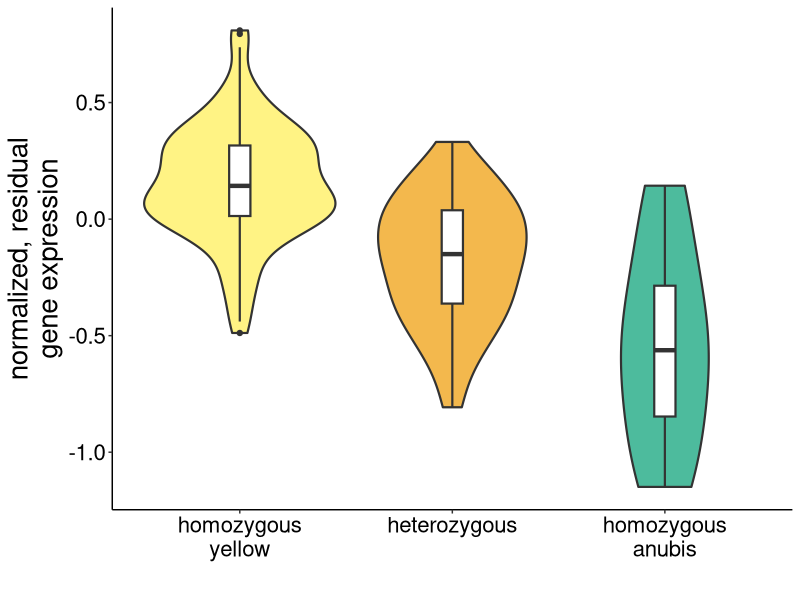
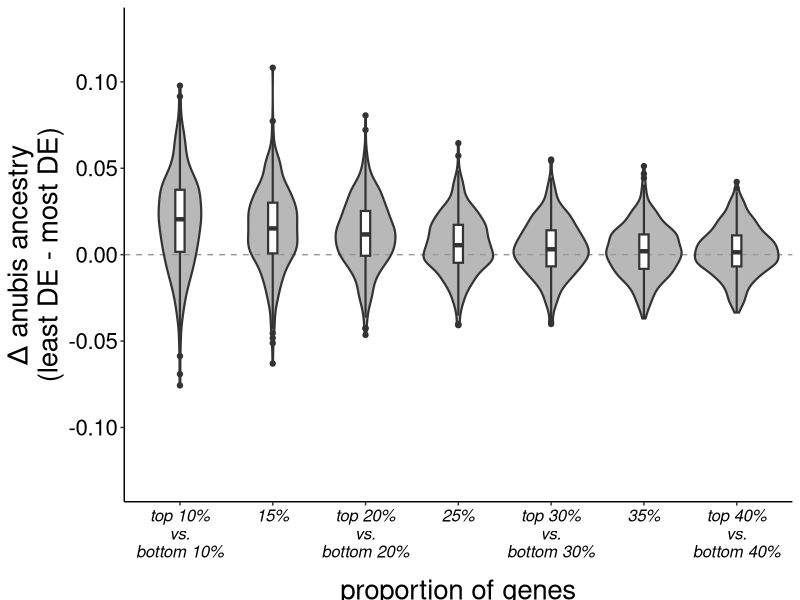
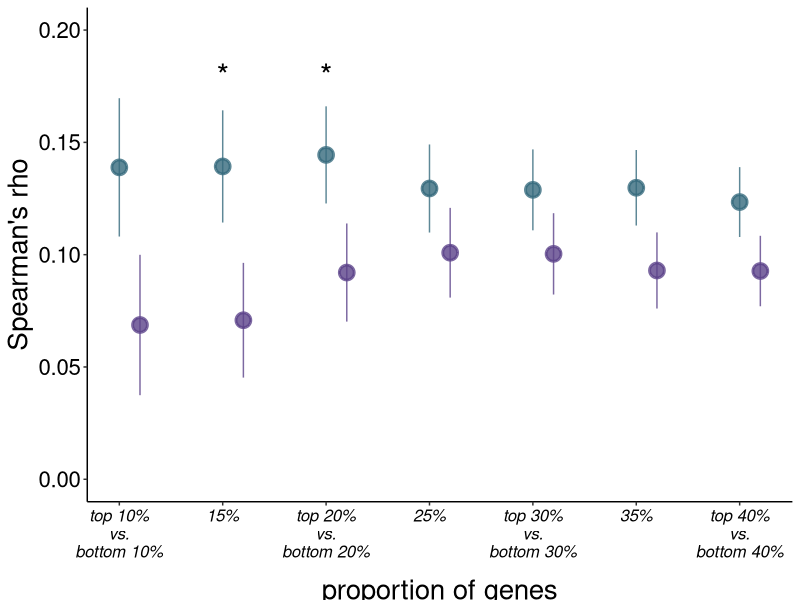

The R source for these figures, in order:
# Script for recreating figure 4A, 4B, and 4C
# Note that the cartoon gene expression drawings beneath 4A and cartoon distribution in 4C were created in Keynote 8.1

# Load R libraries
library(ggplot2)

#############################################################################################################################
# Figure 4A
#############################################################################################################################

# Load Figure 4A results

# main panel
gene <- read.table("./RESULTS/fig4_example_gene.txt", header=T) # example gene MRPL2

ggplot(gene) + 
  geom_violin(aes(x=as.factor(nearest_state), y=expression, fill=as.factor(nearest_state)), alpha=0.7, size=0.75) + 
  geom_boxplot(aes(x=as.factor(nearest_state), y=expression), width=0.1, size=0.75) + 
  scale_fill_manual(values=c("#FFED4F", "orange2", "#009E73")) + 
  scale_x_discrete(name="", labels=c("0" = "homozygous\nyellow", "1" = "heterozygous", "2" = "homozygous\nanubis")) + scale_y_continuous(name="normalized, residual\ngene expression") +
  theme_classic() + theme(legend.position = "none", axis.text = element_text(colour = "black"), text=element_text(size=20)) -> a

ggsave("fig4A_main.png")

# inset is produced based on a qq plot using all permutations. Code and data are not provided here due to memory constraints, but it is included when running r05.mash_linear_models.R

#############################################################################################################################
# Figure 4B
#############################################################################################################################
reduction <- read.table("./RESULTS/reduced_ancestry_in_DE_genes_per_individual.txt", header=T)
colnames(reduction) <- c('qqq', 't_data')

ggplot(data=reduction, aes(x=as.factor(qqq), y=t_data, group=qqq)) +
  geom_hline(yintercept=0, linetype="dashed", color="grey60") +
  geom_violin(alpha=0.7, size=0.75, fill="grey60") + 
  geom_boxplot(width=0.1, size=0.75) +
  scale_x_discrete(name="proportion of genes", 
                   labels=c("0.1" = "top 10%\nvs.\nbottom 10%", "0.15" = "15%", "0.2" = "top 20%\nvs.\nbottom 20%", "0.25" = "25%","0.3" = "top 30%\nvs.\nbottom 30%", "0.35" = "35%","0.4" = "top 40%\nvs.\nbottom 40%")) + 
  scale_y_continuous(name="\u0394 anubis ancestry\n(least DE - most DE)", limits=c(-0.13, 0.13))  +  
  theme_classic() +  theme(text=element_text(size=20), axis.text = element_text(color="black"), axis.text.x = element_text(face="italic", size=12), axis.title.x=element_text(vjust=-1))  -> b 

ggsave("fig4B.png")

#############################
# Figure 4C
#############################################################################################################################

# Load Figure 4C results
results <- read.table("./RESULTS/bootstrap_rho_results.txt", header=T)

# Quantiles to add asterisks to
subset(results, bootstrap_pval<0.05)$quantile
# 0.15 0.20

# Plot rho plus/minus SD
ggplot(data=results) +
  geom_pointrange(aes(x=quantile, y=rho_DE, ymin=rho_DE - sd_DE, ymax=rho_DE + sd_DE), fill="#366B7D", color="#366B7D",alpha=0.8, size=1, shape=21, stroke=1.5) +
  geom_pointrange(aes(x=quantile+0.01, y=rho_nDE, ymin=rho_nDE -  sd_nDE, ymax=rho_nDE + sd_nDE), fill="#5C438A", color="#5C438A",alpha=0.8, size=1, shape=21, stroke=1.5) +
  scale_x_continuous(name="proportion of genes", labels=c("0.1" = "top 10%\nvs.\nbottom 10%", "0.15" = "15%", "0.2" = "top 20%\nvs.\nbottom 20%", "0.25" = "25%","0.3" = "top 30%\nvs.\nbottom 30%", "0.35" = "35%","0.4" = "top 40%\nvs.\nbottom 40%"), breaks=seq(0.1,0.4, 0.05)) + scale_y_continuous("Spearman's rho", limits=c(0, 0.2)) +  theme_classic() +  theme(text=element_text(size=20), axis.text = element_text(color="black"), axis.text.x = element_text(face="italic", size=12), axis.title.x=element_text(vjust=-1)) + annotate("text", x = 0.15, y = 0.18, label = "*", size=8) +  annotate("text", x = 0.2, y = 0.18, label = "*", size=8) -> c

ggsave("fig4C.png")
